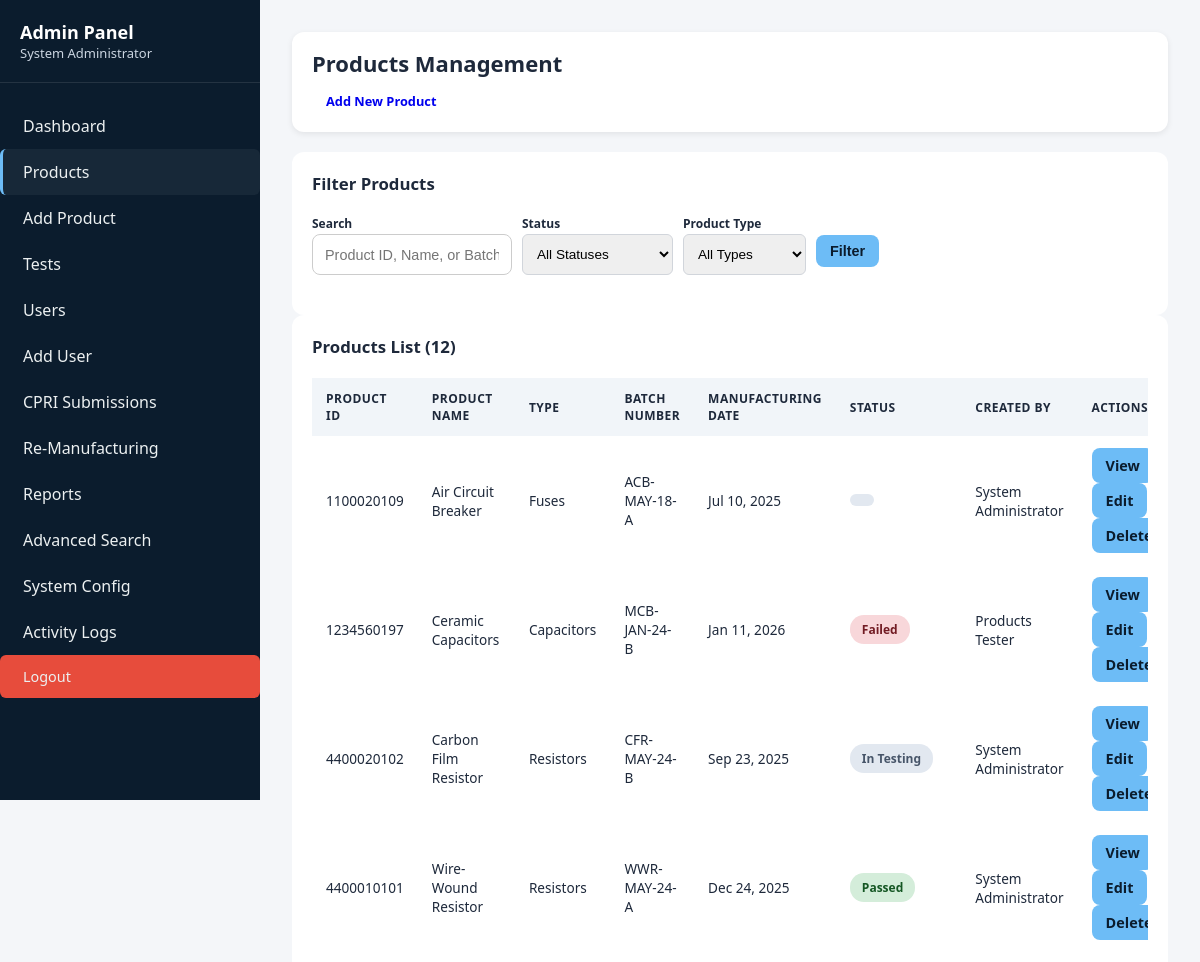
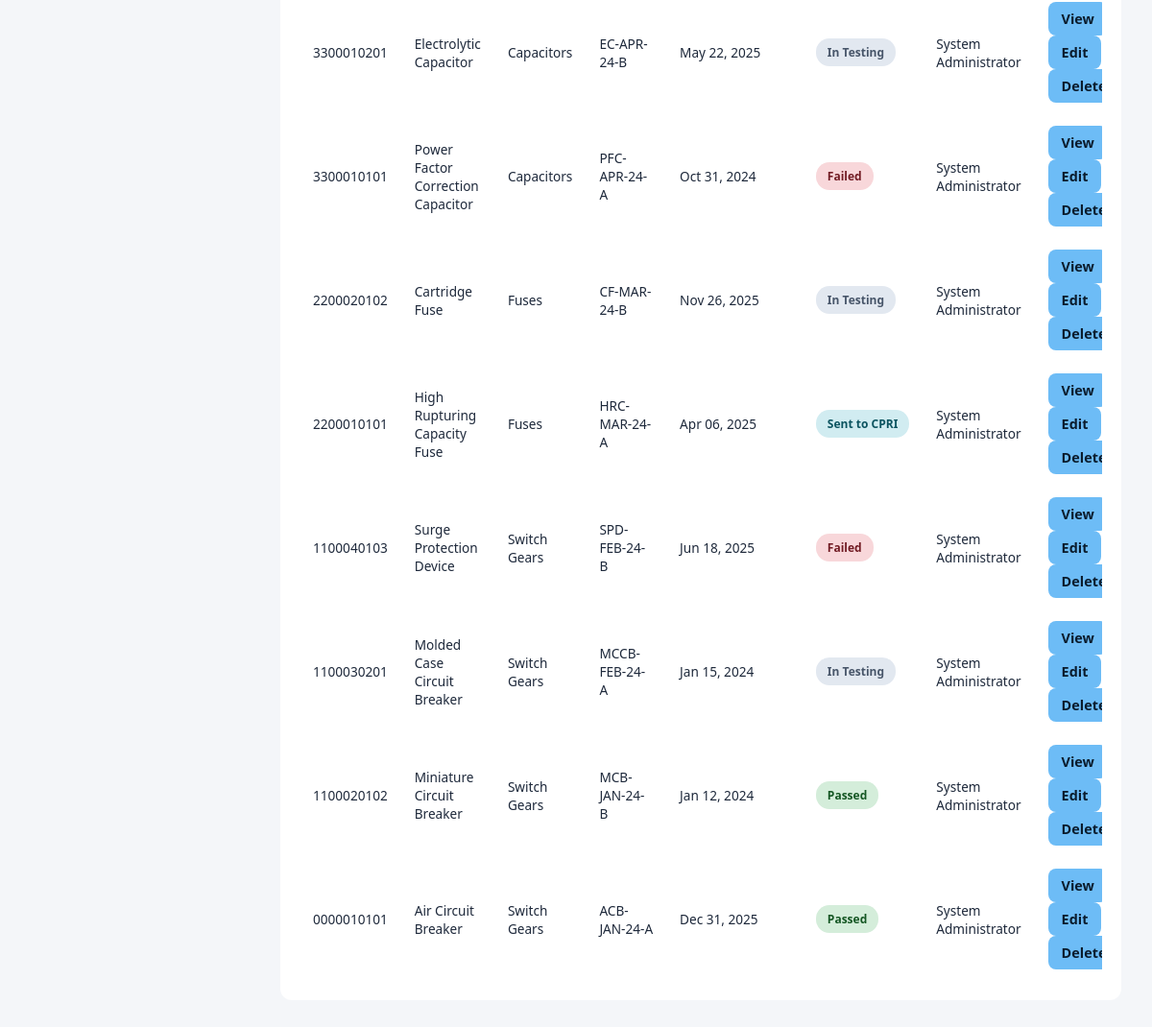
/backend/admin/products/list.php (signed in), run on the app's committed database (2 pictures, top to bottom).
### tables this page shows
CREATE TABLE `products` (
  `product_id` varchar(10) NOT NULL,
  `product_type_id` int(11) NOT NULL,
  `product_name` varchar(150) NOT NULL,
  `product_code` varchar(6) NOT NULL,
  `revision_number` varchar(2) NOT NULL,
  `manufacturing_number` varchar(2) NOT NULL,
  `batch_number` varchar(50) DEFAULT NULL,
  `manufacturing_date` date NOT NULL,
  `quantity` int(11) DEFAULT 1,
  `specifications` text DEFAULT NULL,
  `current_status` enum('In Testing','Passed','Failed','Re-Manufacturing','Sent to CPRI') DEFAULT 'In Testing',
  `cpri_submission_date` date DEFAULT NULL,
  `remarks` text DEFAULT NULL,
  `created_by` int(11) NOT NULL,
  `created_at` timestamp NOT NULL DEFAULT current_timestamp(),
  `updated_at` timestamp NOT NULL DEFAULT current_timestamp() ON UPDATE current_timestamp()
);

CREATE TABLE `product_types` (
  `product_type_id` int(11) NOT NULL,
  `product_type_code` varchar(10) NOT NULL,
  `product_type_name` varchar(100) NOT NULL,
  `description` text DEFAULT NULL,
  `is_active` tinyint(1) DEFAULT 1,
  `created_at` timestamp NOT NULL DEFAULT current_timestamp()
);

CREATE TABLE `users` (
  `user_id` int(11) NOT NULL,
  `username` varchar(50) NOT NULL,
  `password` varchar(255) NOT NULL,
  `full_name` varchar(100) NOT NULL,
  `email` varchar(100) NOT NULL,
  `phone` varchar(15) DEFAULT NULL,
  `user_type` enum('Admin','Tester','Supervisor') NOT NULL,
  `is_active` tinyint(1) DEFAULT 1,
  `created_at` timestamp NOT NULL DEFAULT current_timestamp(),
  `last_login` timestamp NULL DEFAULT NULL
);

### backend/admin/products/list.php (the view, shortened to what this page needs)
<?php
require_once '../../config/database.php';
$search_term = $_GET['search'] ?? '';
$query = "SELECT p.*, pt.product_type_name, u.full_name as created_by_name
          FROM products p
          JOIN product_types pt ON p.product_type_id = pt.product_type_id
          JOIN users u ON p.created_by = u.user_id
          WHERE 1=1";
$query .= " ORDER BY p.created_at DESC";
$stmt = $conn->prepare($query);
$stmt->execute();
$products = $stmt->get_result()->fetch_all(MYSQLI_ASSOC);
?>
<!DOCTYPE html>
<html lang="en">
<head>
<link rel="stylesheet" href="../../supervisor/public/style.css">
</head>
<body>
    <div class="dashboard-container">
        <aside class="sidebar">
            <div class="sidebar-header">
                <h2>Admin Panel</h2>
                <p><?php echo htmlspecialchars($_SESSION['full_name']); ?></p>
            </div>
            <ul class="sidebar-menu">
                <li><a href="../index.php">Dashboard</a></li>
                <li><a href="list.php" class="active">Products</a></li>
                <li><a href="add.php">Add Product</a></li>
                <li><a href="../tests/list.php">Tests</a></li>
                <li><a href="../users/list.php">Users</a></li>
                <li><a href="../users/add.php">Add User</a></li>
                <li><a href="../cpri/list.php">CPRI Submissions</a></li>
                <li><a href="../remanufacturing/list.php">Re-Manufacturing</a></li>
                <li><a href="../reports/index.php">Reports</a></li>
                <li><a href="../search.php">Advanced Search</a></li>
                <li><a href="../config.php">System Config</a></li>
                <li><a href="../logs.php">Activity Logs</a></li>
                <li><a href="../../logout.php" class="logout-btn">Logout</a></li>
            </ul>
        </aside>
        <main class="main-content">
            <div class="top-bar">
                <h1>Products Management</h1>
                <div class="user-info">
                    <a href="add.php" class="btn btn-success">Add New Product</a>
                </div>
            </div>
            <div class="content-section">
                <h2 style="margin-bottom: 20px;">Filter Products</h2>
                <form method="GET" action="">
                    <div class="filters">
                        <div class="filter-group">
                            <label>Search</label>
                            <input type="text" name="search" value="<?php echo htmlspecialchars($search_term); ?>" placeholder="Product ID, Name, or Batch">
                        </div>
                        <div class="filter-group">
                            <label>Status</label>
                            <select name="status">
                                <option value="">All Statuses</option>
                            </select>
                        </div>
                        <div class="filter-group">
                            <label>Product Type</label>
                            <select name="type">
                                <option value="">All Types</option>
                            </select>
                        </div>
                        <div class="filter-group" style="display: flex; align-items: flex-end;">
                            <button type="submit" class="btn btn-primary" style="width: 100%;">Filter</button>
                        </div>
                    </div>
                </form>
            </div>
            <div class="content-section">
                <h2 style="margin-bottom: 20px;">Products List (<?php echo count($products); ?>)</h2>
                <div class="table-responsive">
                    <?php if (count($products) > 0): ?>
                    <table>
                        <thead>
                            <tr>
                                <th>Product ID</th>
                                <th>Product Name</th>
                                <th>Type</th>
                                <th>Batch Number</th>
                                <th>Manufacturing Date</th>
                                <th>Status</th>
                                <th>Created By</th>
                                <th>Actions</th>
                            </tr>
                        </thead>
                        <tbody>
                            <?php foreach ($products as $product): ?>
                            <tr>
                                <td><?php echo htmlspecialchars($product['product_id']); ?></td>
                                <td><?php echo htmlspecialchars($product['product_name']); ?></td>
                                <td><?php echo htmlspecialchars($product['product_type_name']); ?></td>
                                <td><?php echo htmlspecialchars($product['batch_number'] ?? 'N/A'); ?></td>
                                <td><?php echo date('M d, Y', strtotime($product['manufacturing_date'])); ?></td>
                                <td>
                                    <?php
                                    $badge_class = 'badge-pending';
                                    if ($product['current_status'] == 'Passed') $badge_class = 'badge-success';
                                    elseif ($product['current_status'] == 'Failed') $badge_class = 'badge-danger';
                                    elseif ($product['current_status'] == 'Sent to CPRI') $badge_class = 'badge-info';
                                    elseif ($product['current_status'] == 'Re-Manufacturing') $badge_class = 'badge-warning';
                                    ?>
                                    <span class="badge <?php echo $badge_class; ?>"><?php echo $product['current_status']; ?></span>
                                </td>
                                <td><?php echo htmlspecialchars($product['created_by_name']); ?></td>
                                <td>
                                    <div class="action-btns">
                                        <a href="view.php?id=<?php echo $product['product_id']; ?>" class="btn btn-sm btn-view">View</a>
                                        <a href="edit.php?id=<?php echo $product['product_id']; ?>" class="btn btn-sm btn-edit">Edit</a>
                                        <a href="list.php?delete=<?php echo $product['product_id']; ?>" class="btn btn-sm btn-delete confirm-delete" data-msg="Are you sure you want to delete this product?">Delete</a>
                                    </div>
                                </td>
                            </tr>
                            <?php endforeach; ?>
                        </tbody>
                    </table>
                    <?php else: ?>
                    <p style="text-align: center; padding: 40px; color: #7f8c8d;">No products found.</p>
                    <?php endif; ?>
                </div>
            </div>
        </main>
    </div>
</body>
</html>

### data on the page
products: product_id "1100020109", product_name "Air Circuit Breaker", product_type.product_type_name "Fuses", batch_number "ACB-MAY-18-A", manufacturing_date "Jul 10, 2025", created_by.full_name "System Administrator"
products: product_id "1234560197", product_name "Ceramic Capacitors", product_type.product_type_name "Capacitors", batch_number "MCB-JAN-24-B", manufacturing_date "Jan 11, 2026", current_status "Failed", created_by.full_name "Products Tester"
products: product_id "4400020102", product_name "Carbon Film Resistor", product_type.product_type_name "Resistors", batch_number "CFR-MAY-24-B", manufacturing_date "Sep 23, 2025", current_status "In Testing", created_by.full_name "System Administrator"
products: product_id "4400010101", product_name "Wire-Wound Resistor", product_type.product_type_name "Resistors", batch_number "WWR-MAY-24-A", manufacturing_date "Dec 24, 2025", current_status "Passed", created_by.full_name "System Administrator"
products: product_id "3300010201", product_name "Electrolytic Capacitor", product_type.product_type_name "Capacitors", batch_number "EC-APR-24-B", manufacturing_date "May 22, 2025", current_status "In Testing", created_by.full_name "System Administrator"
products: product_id "3300010101", product_name "Power Factor Correction Capacitor", product_type.product_type_name "Capacitors", batch_number "PFC-APR-24-A", manufacturing_date "Oct 31, 2024", current_status "Failed", created_by.full_name "System Administrator"
products: product_id "2200020102", product_name "Cartridge Fuse", product_type.product_type_name "Fuses", batch_number "CF-MAR-24-B", manufacturing_date "Nov 26, 2025", current_status "In Testing", created_by.full_name "System Administrator"
products: product_id "2200010101", product_name "High Rupturing Capacity Fuse", product_type.product_type_name "Fuses", batch_number "HRC-MAR-24-A", manufacturing_date "Apr 06, 2025", current_status "Sent to CPRI", created_by.full_name "System Administrator"
products: product_id "1100040103", product_name "Surge Protection Device", product_type.product_type_name "Switch Gears", batch_number "SPD-FEB-24-B", manufacturing_date "Jun 18, 2025", current_status "Failed", created_by.full_name "System Administrator"
products: product_id "1100030201", product_name "Molded Case Circuit Breaker", product_type.product_type_name "Switch Gears", batch_number "MCCB-FEB-24-A", manufacturing_date "Jan 15, 2024", current_status "In Testing", created_by.full_name "System Administrator"
products: product_id "1100020102", product_name "Miniature Circuit Breaker", product_type.product_type_name "Switch Gears", batch_number "MCB-JAN-24-B", manufacturing_date "Jan 12, 2024", current_status "Passed", created_by.full_name "System Administrator"
products: product_id "0000010101", product_name "Air Circuit Breaker", product_type.product_type_name "Switch Gears", batch_number "ACB-JAN-24-A", manufacturing_date "Dec 31, 2025", current_status "Passed", created_by.full_name "System Administrator"

### other printed values
$_SESSION['full_name'] "System Administrator"
count($products) "12"
